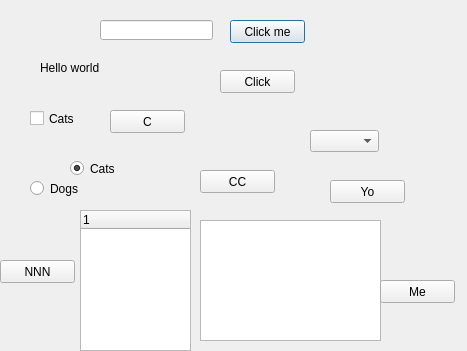
<?xml version="1.0" encoding="UTF-8"?>
<ui version="4.0">
 <class>Dialog</class>
 <widget class="QDialog" name="Dialog">
  <property name="geometry">
   <rect>
    <x>0</x>
    <y>0</y>
    <width>467</width>
    <height>351</height>
   </rect>
  </property>
  <property name="windowTitle">
   <string>Dialog</string>
  </property>
  <widget class="QLabel" name="label">
   <property name="geometry">
    <rect>
     <x>40</x>
     <y>60</y>
     <width>81</width>
     <height>16</height>
    </rect>
   </property>
   <property name="text">
    <string>Hello world</string>
   </property>
  </widget>
  <widget class="QPushButton" name="pushButton">
   <property name="geometry">
    <rect>
     <x>230</x>
     <y>20</y>
     <width>75</width>
     <height>23</height>
    </rect>
   </property>
   <property name="text">
    <string>Click me</string>
   </property>
  </widget>
  <widget class="QPushButton" name="pushButton_2">
   <property name="geometry">
    <rect>
     <x>220</x>
     <y>70</y>
     <width>75</width>
     <height>23</height>
    </rect>
   </property>
   <property name="text">
    <string>Click</string>
   </property>
  </widget>
  <widget class="QLineEdit" name="lineEdit">
   <property name="geometry">
    <rect>
     <x>100</x>
     <y>20</y>
     <width>113</width>
     <height>20</height>
    </rect>
   </property>
   <property name="echoMode">
    <enum>QLineEdit::Password</enum>
   </property>
  </widget>
  <widget class="QCheckBox" name="checkBox">
   <property name="geometry">
    <rect>
     <x>30</x>
     <y>110</y>
     <width>70</width>
     <height>17</height>
    </rect>
   </property>
   <property name="text">
    <string>Cats</string>
   </property>
  </widget>
  <widget class="QPushButton" name="pushButton_3">
   <property name="geometry">
    <rect>
     <x>110</x>
     <y>110</y>
     <width>75</width>
     <height>23</height>
    </rect>
   </property>
   <property name="text">
    <string>C</string>
   </property>
  </widget>
  <widget class="QRadioButton" name="radioButton">
   <property name="geometry">
    <rect>
     <x>70</x>
     <y>160</y>
     <width>82</width>
     <height>17</height>
    </rect>
   </property>
   <property name="text">
    <string>Cats</string>
   </property>
   <property name="checked">
    <bool>true</bool>
   </property>
  </widget>
  <widget class="QRadioButton" name="radioButton_2">
   <property name="geometry">
    <rect>
     <x>30</x>
     <y>180</y>
     <width>82</width>
     <height>17</height>
    </rect>
   </property>
   <property name="text">
    <string>Dogs</string>
   </property>
  </widget>
  <widget class="QPushButton" name="pushButton_4">
   <property name="geometry">
    <rect>
     <x>200</x>
     <y>170</y>
     <width>75</width>
     <height>23</height>
    </rect>
   </property>
   <property name="text">
    <string>CC</string>
   </property>
  </widget>
  <widget class="QComboBox" name="comboBox">
   <property name="geometry">
    <rect>
     <x>310</x>
     <y>130</y>
     <width>69</width>
     <height>22</height>
    </rect>
   </property>
  </widget>
  <widget class="QPushButton" name="pushButton_5">
   <property name="geometry">
    <rect>
     <x>330</x>
     <y>180</y>
     <width>75</width>
     <height>23</height>
    </rect>
   </property>
   <property name="text">
    <string>Yo</string>
   </property>
  </widget>
  <widget class="QListWidget" name="listWidget">
   <property name="geometry">
    <rect>
     <x>200</x>
     <y>220</y>
     <width>181</width>
     <height>121</height>
    </rect>
   </property>
  </widget>
  <widget class="QPushButton" name="pushButton_6">
   <property name="geometry">
    <rect>
     <x>380</x>
     <y>280</y>
     <width>75</width>
     <height>23</height>
    </rect>
   </property>
   <property name="text">
    <string>Me</string>
   </property>
  </widget>
  <widget class="QPushButton" name="pushButton_7">
   <property name="geometry">
    <rect>
     <x>0</x>
     <y>260</y>
     <width>75</width>
     <height>23</height>
    </rect>
   </property>
   <property name="text">
    <string>NNN</string>
   </property>
  </widget>
  <widget class="QTreeWidget" name="treeWidget">
   <property name="geometry">
    <rect>
     <x>80</x>
     <y>210</y>
     <width>111</width>
     <height>141</height>
    </rect>
   </property>
   <column>
    <property name="text">
     <string notr="true">1</string>
    </property>
   </column>
  </widget>
 </widget>
 <layoutdefault spacing="6" margin="11"/>
 <resources/>
 <connections/>
</ui>
